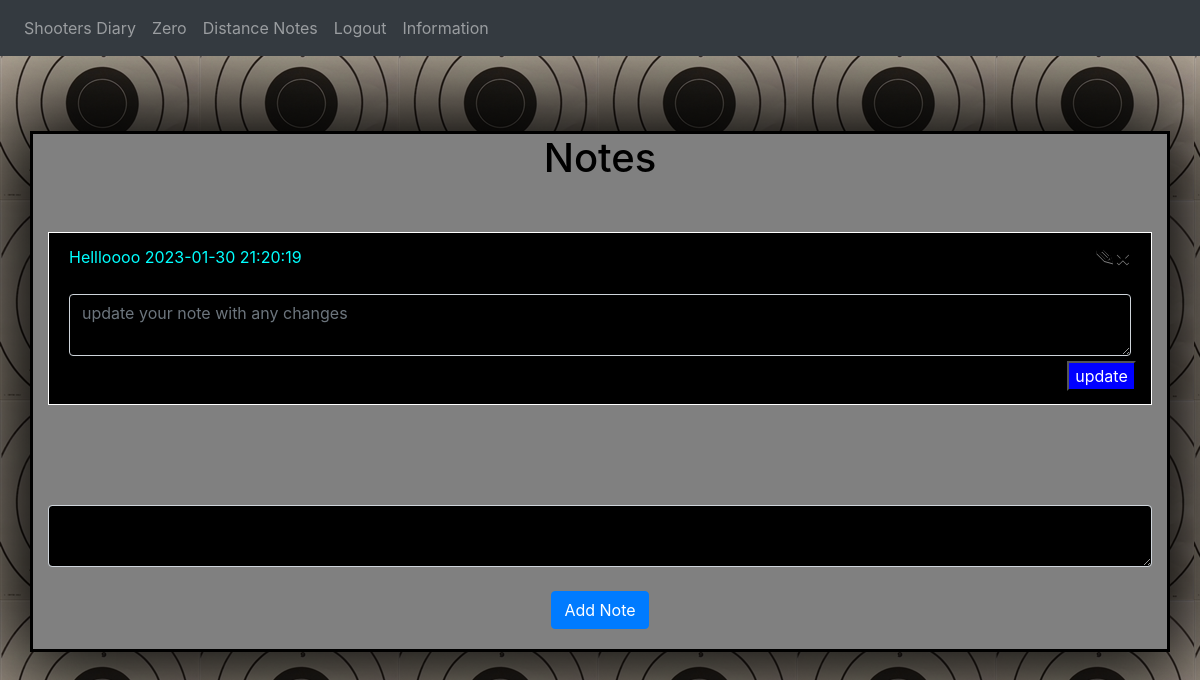
Page / (signed in) on the earlier database version.
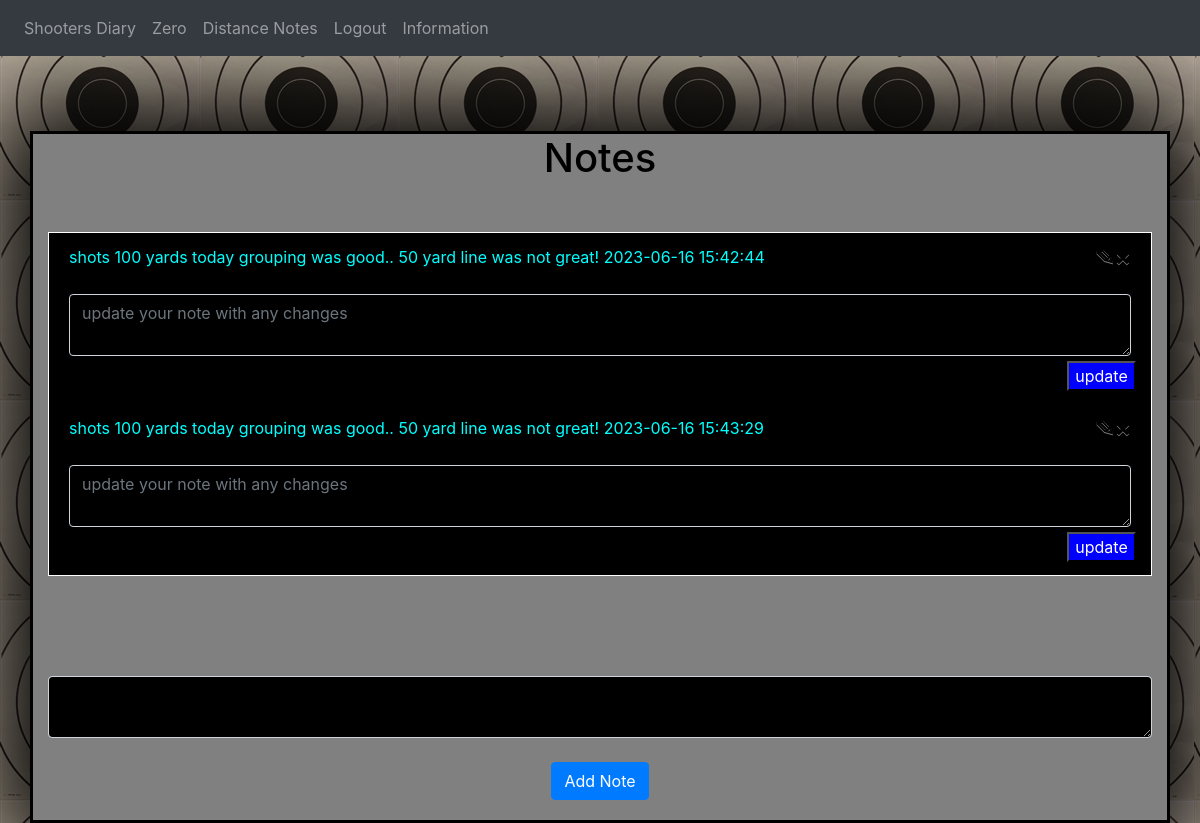
Same page on the later database version.
### website/models.py (models this page shows)
class Note(db.Model):
    id = db.Column(db.Integer, primary_key=True)
    data = db.Column(db.String(10000))
    date = db.Column(db.DateTime(timezone=True), default=func.now())
    user_id = db.Column(db.Integer, db.ForeignKey('user.id'))

### website/views.py (the view, shortened to what this page needs)
@views.route('/', methods=['GET', 'POST'])
@login_required
def home():
    return render_template("notes.html", user=current_user)

### website/__init__.py (called while the page is built)
def create_app():
    app = Flask(__name__)
    app.config['SECRET_KEY'] = 'darkchaos'
    app.config['SQLALCHEMY_DATABASE_URI'] = f"sqlite:///{DB_NAME}"
    db.init_app(app)
    from .views import views
    from .auth import auth
    app.register_blueprint(views, url_prefix='/')
    app.register_blueprint(auth, url_prefix='/')
    from . import models
    from .models import User
    login_manager = LoginManager()
    login_manager.login_view = 'auth.login'
    login_manager.init_app(app)
    @login_manager.user_loader
    def load_user(id):
        return User.query.get(int(id))
    with app.app_context():
        db.create_all()
    return app

### website/templates/notes.html (shortened to what this page needs)
{% extends "index.html" %}
{% block content %}
<h1 align="center">Notes</h1>
<ul class="list-group list-group-flush" id="notes">
    {% for note in user.notes %}
    <li class="list-group-item">
        {{ note.data }}
        {{ note.date}}
        <button type="button" class="close" onClick="deleteNote({{ note.id }})">
            <span aria-hidden="true">&times;</span>
        </button>
        <button class="close" onClick="showOrHide({{ note.id }})"><span aria-hidden="true">&#9998;</span></button>
         <form id="showOrHide_{{ note.id }}" class="update-form" method="POST">
            <textarea name="note" id="update_note_{{ note.id }}" class="form-control" placeholder="update your note with any changes"></textarea>
            <button type="button" class="update" onClick="update({{ note.id }}, '{{ note.id }}')">update</button>
         </form>
    </li>
    {% endfor %}
</ul>
<form method="POST">
    <textarea name="note" id="note" class="form-control"></textarea>
    <br />
    <div align="center">
        <button type="submit" class="btn btn-primary">Add Note</button>
    </div>
</form>
{% endblock %}

### website/templates/index.html (shortened to what this page needs)
<!DOCTYPE html>
<html lang="en">
<head>
    <link
      rel="stylesheet"
      href="https://stackpath.bootstrapcdn.com/bootstrap/4.4.1/css/bootstrap.min.css"
    />
    <link
      rel="stylesheet"
      href="https://stackpath.bootstrapcdn.com/font-awesome/4.7.0/css/font-awesome.min.css"
    />
    <link
     rel="stylesheet"
     type="text/css"
     href="{{ url_for('static', filename='style.css' )}}">
</head>
<body>
    <nav class="navbar navbar-expand-lg navbar-dark bg-dark">
        <div class="collapse navbar-collapse" id="navbar">
            <div class="navbar-nav">
              {% if user.is_authenticated %}
              <a class="nav-item nav-link" id="home" href="/"> Shooters Diary </a>
              <a class="nav-item nav-link" id="zero" href="/zero"> Zero </a>
              <a class="nav-item nav-link" id="zero" href="/distance"> Distance Notes </a>
              <a class="nav-item nav-link" id="logout" href="/logout"> Logout </a>
              <a class="nav-item nav-link" id="'information" href="/information"> Information </a>
              {% else %}
               <a class="nav-item nav-link" id="login" href="/login"> Shooter Login </a>
               <a class="nav-item nav-link" id="signUp" href="/sign-up"> Shooter Sign-up</a>
               <a class="nav-item nav-link" id="'information" href="/information"> Information </a>
               {% endif %}
            </div>
        </div>
    </nav>
    <div class="container">
        {% block content %} {% endblock %}
    </div>
</body>
</html>

### website/static/style.css (style rules this page uses)
body { background-image: url("./images/B23-1.jpg"); }
h1 { color:black; margin-bottom: 50px; }
.form-control { background-color: black; color: aqua; }
.list-group { background-color: black; color: aqua; border: solid 1px white; margin-bottom: 100px; }
.list-group-item { background-color: black; color: aqua; }
.container { margin-top: 75px; background-color: gray; border: solid 3px black; box-shadow: 0px 0px 100px 35px black; }
.btn { margin-bottom: 20px; }
::placeholder { color: red; }
.update-form { margin-top: 25px; }
.update-form button { background-color: blue; color: white; margin-top: 5px; margin-left: 94%; }

Differences in the rows shown:
removed Note: data "Hellloooo", date "2023-01-30 21:20:19", note "update your note with any changes"
added Note: data "shots 100 yards today grouping was good.. 50 yard line was not great!", date "2023-06-16 15:42:44", note "update your note with any changes"
added Note: data "shots 100 yards today grouping was good.. 50 yard line was not great!", date "2023-06-16 15:43:29", note "update your note with any changes"
